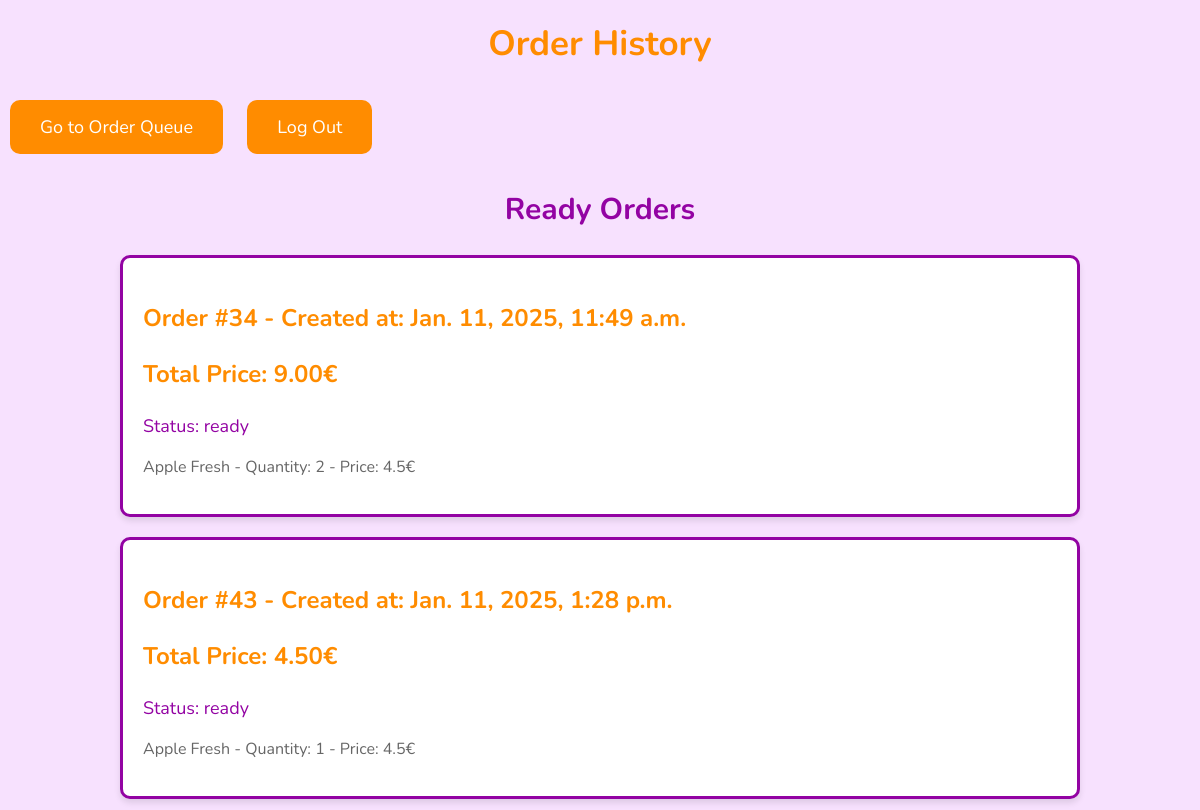
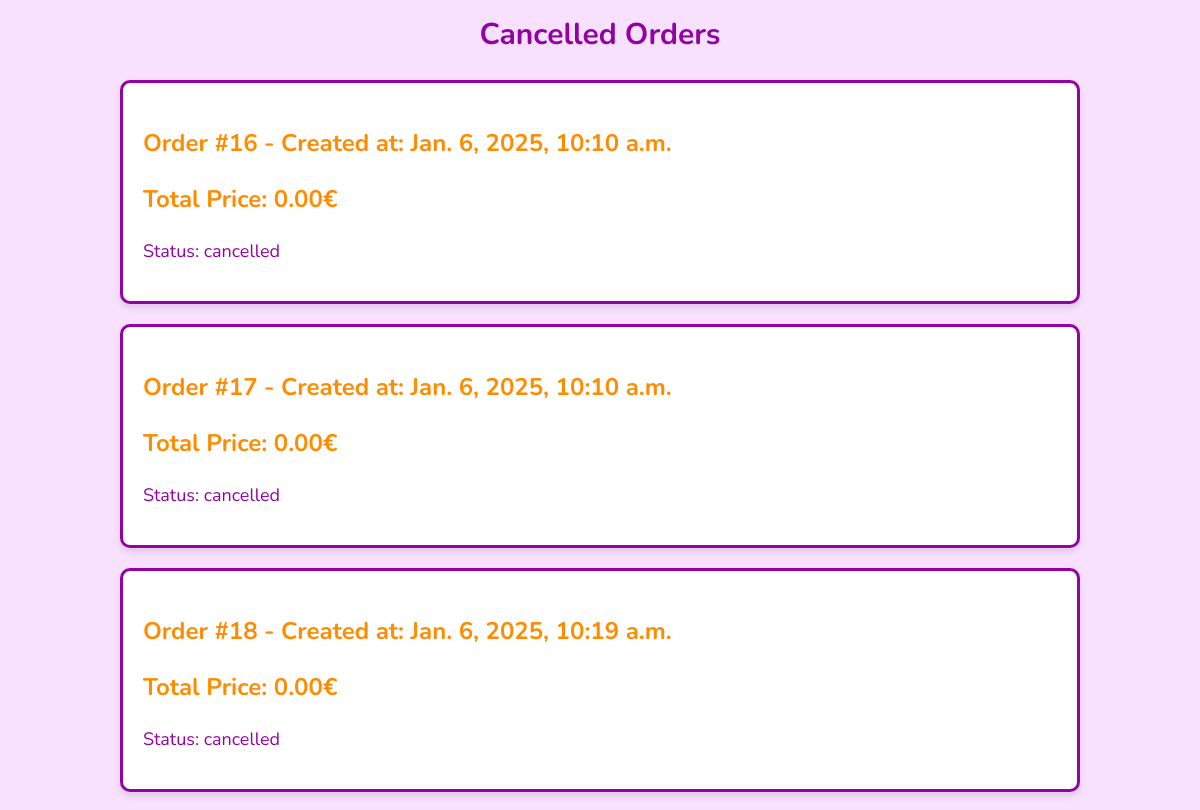
/order_history/ (upper part), run on an earlier commit of the app's database (2 pictures, top to bottom).
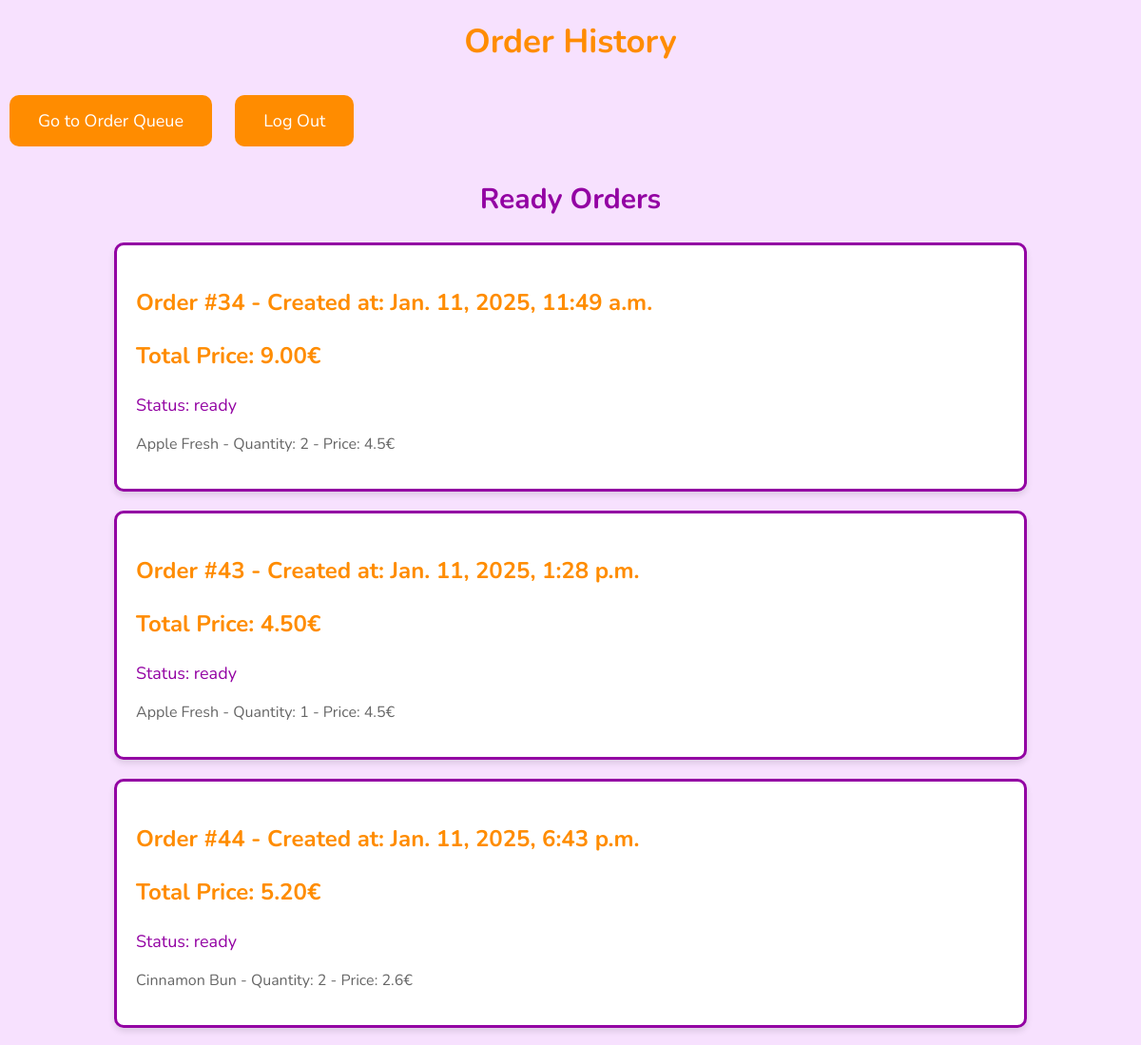
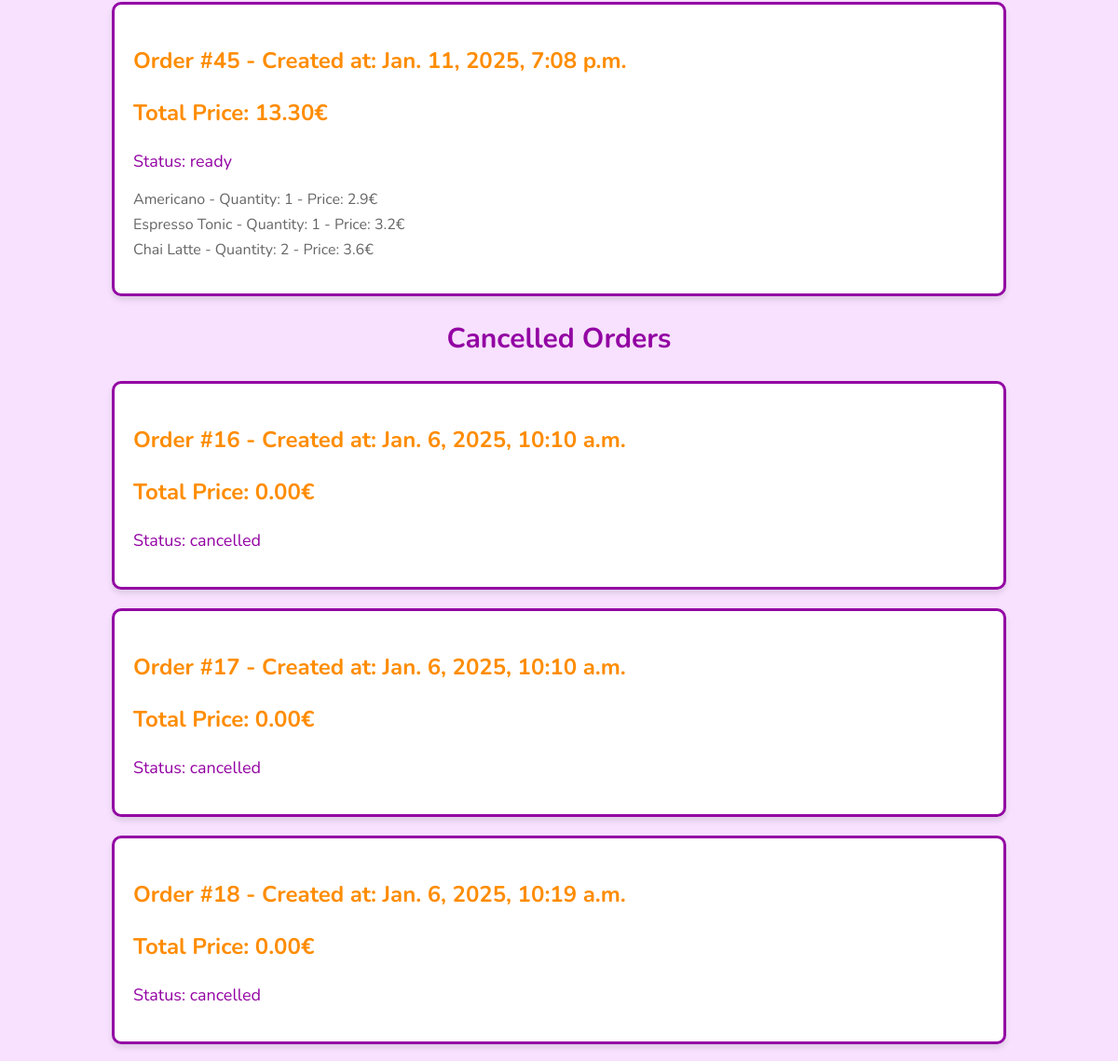
And on a later commit of the database (2 pictures, top to bottom).
### stock_management/models.py (models this page shows, shortened)
class Order(models.Model):
    STATUS_CHOICES = (
        ('paid', 'Paid'),
        ('ready', 'Ready'),
        ('cancelled', 'Cancelled'),
    )
    barista =  models.ForeignKey(User, on_delete=models.CASCADE)
    session_id = models.CharField(max_length=255)
    created_at = models.DateTimeField(auto_now_add=True)
    status = models.CharField(max_length=10, choices=STATUS_CHOICES)
    total_price = models.DecimalField(max_digits=10, decimal_places=2)
    products = JSONField()

### stock_management/views.py (the view)
# urls.py: path('order_history/', order_history, name='order_history'),
def order_history(request):
    ready_orders = Order.objects.filter(status='ready')
    cancelled_orders = Order.objects.filter(status='cancelled')
    return render(request, 'order_history.html', {
        'ready_orders': ready_orders,
        'cancelled_orders': cancelled_orders,
    })

### templates/order_history.html (shortened to what this page needs)
<!DOCTYPE html>
<html lang="en">
<head>
    {% load static %}
    <link rel="stylesheet" href="{% static 'css/order_history.css' %}">
</head>
<body>
    <h1>Order History</h1>
    <a href="{% url 'order_queue' %}">Go to Order Queue</a>
    <a href="{% url 'login' %}" class="button" id="user_a">Log Out</a>
    <h2>Ready Orders</h2>
    {% if ready_orders %}
        <div class="order-list">
            {% for order in ready_orders %}
                <div class="order-item">
                    <h3>Order #{{ order.id }} - Created at: {{ order.created_at }}</h3>
                    <h3>Total Price: {{ order.total_price }}€</h3>
                    <p>Status: {{ order.status }}</p>
                    <ul class="product-list">
                        {% for product in order.products %}
                            <li>
                                <span class="product-name">{{ product.name }}</span>
                                - Quantity: {{ product.quantity }}
                                - Price: {{ product.price }}€
                            </li>
                        {% endfor %}
                    </ul>
                </div>
            {% endfor %}
        </div>
    {% else %}
        <p>No ready orders.</p>
    {% endif %}
    <h2>Cancelled Orders</h2>
    {% if cancelled_orders %}
        <div class="order-list">
            {% for order in cancelled_orders %}
                <div class="order-item">
                    <h3>Order #{{ order.id }} - Created at: {{ order.created_at }}</h3>
                    <h3>Total Price: {{ order.total_price }}€</h3>
                    <p>Status: {{ order.status }}</p>
                </div>
            {% endfor %}
        </div>
    {% else %}
        <p>No cancelled orders.</p>
    {% endif %}
</body>
</html>

What changed in the data, as far as the page shows it:
added Order: id "44", created_at "Jan. 11, 2025, 6:43 p.m.", total_price "5.20", status "ready", name "Cinnamon Bun", quantity "2", price "2.6", shown under "Ready Orders"
added Order: id "45", created_at "Jan. 11, 2025, 7:08 p.m.", total_price "13.30", status "ready", name "Americano" "Espresso Tonic" "Chai Latte", quantity "1" "1" "2", price "2.9" "3.2" "3.6", shown under "Ready Orders"
